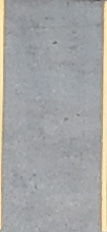
#> input picture target.JPG, 107 x 232 px, given in place of mask.png, which was not available
$ python vision.py   (older library calls are emulated)
#> lines starting #> are read from the running program, lines starting #| are printed output that depends on the picture; after the words box and inside, x2 and y2 are one past the last pixel; in counts of white or black regions, pixels touching at a corner belong together; pictures that were not available may be replaced by others from this repository, and a replacement may not be noted
### util.py
import pickle
from skimage.transform import resize
import numpy as np
import cv2

EMPTY = True
NOT_EMPTY = False

MODEL = pickle.load(open("model.pkl", "rb"))
#> (reads model.pkl from the repository)


def empty_or_not(spot_bgr):
    # Add input validation
    if spot_bgr is None or spot_bgr.size == 0:
        print("Error: Empty input image")
        return EMPTY

    # Print debug information
    print(f"Input image shape: {spot_bgr.shape}")

    # Ensure the input image has valid dimensions
    if len(spot_bgr.shape) != 3:
        print("Error: Input image must be 3-dimensional (height, width, channels)")
        return EMPTY

    try:
        # Make sure we resize to exactly the same dimensions as training
        img_resized = cv2.resize(spot_bgr, (15, 20))  # Using cv2.resize instead of skimage.transform.resize
        img_resized = img_resized / 255.0  # Normalize to match training data

        # Ensure we have 3 channels
        if len(img_resized.shape) == 2:
            img_resized = cv2.cvtColor(img_resized, cv2.COLOR_GRAY2BGR)

        flat_data = []
        flat_data.append(img_resized.flatten())
        flat_data = np.array(flat_data)

        print(f"Processed feature vector shape: {flat_data.shape}")

        y_output = MODEL.predict(flat_data)

        return EMPTY if y_output == 0 else NOT_EMPTY

    except Exception as e:
        print(f"Error processing image: {str(e)}")
        print(f"Spot BGR shape: {spot_bgr.shape}")
        return EMPTY


def get_parking_spots_bboxes(connected_components):
    (totalLabels, label_ids, values, centroid) = connected_components

    slots = []
    coef = 1
    for i in range(1, totalLabels):
        # Now extract the coordinate points
        x1 = int(values[i, cv2.CC_STAT_LEFT] * coef)
        y1 = int(values[i, cv2.CC_STAT_TOP] * coef)
        w = int(values[i, cv2.CC_STAT_WIDTH] * coef)
        h = int(values[i, cv2.CC_STAT_HEIGHT] * coef)

        # Add validation for negative values or zero dimensions
        if x1 < 0 or y1 < 0 or w <= 0 or h <= 0:
            print(f"Warning: Invalid bounding box detected: x1={x1}, y1={y1}, w={w}, h={h}")
            continue

        slots.append([x1, y1, w, h])

    return slots

### vision.py
import cv2
import numpy as np
from util import get_parking_spots_bboxes, empty_or_not


def calc_diff(im1, im2):
    if im1 is None or im2 is None or im1.size == 0 or im2.size == 0:
        return 0
    return np.abs(np.mean(im1) - np.mean(im2))


def validate_and_fix_spot(spot, frame_width, frame_height):
    x1, y1, w, h = spot

    # Ensure coordinates are within frame bounds
    x1 = max(0, min(x1, frame_width - 1))
    y1 = max(0, min(y1, frame_height - 1))

    # Adjust width and height to fit within frame
    w = min(w, frame_width - x1)
    h = min(h, frame_height - y1)

    return [x1, y1, w, h]


# Load video first to get dimensions
video_path = 'cropped.mp4'
cap = cv2.VideoCapture(video_path)
if not cap.isOpened():
    print("Error: Could not open video file")
    exit()

# Get frame dimensions
frame_width = int(cap.get(cv2.CAP_PROP_FRAME_WIDTH))
frame_height = int(cap.get(cv2.CAP_PROP_FRAME_HEIGHT))
print(f"Video frame dimensions: {frame_width}x{frame_height}")

# Load and resize mask to match video dimensions
mask = cv2.imread('mask.png', 0)
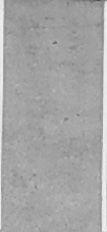
#> mask: shape (232, 107); min 81, max 240, mean 164.9
if mask is None:
    print("Error: Could not read mask file")
    exit()

print(f"Original mask dimensions: {mask.shape}")
#| Original mask dimensions: (232, 107)
mask = cv2.resize(mask, (frame_width, frame_height), interpolation=cv2.INTER_LINEAR)
print(f"Resized mask dimensions: {mask.shape}")
#| Resized mask dimensions: (232, 107)

# Threshold the resized mask to ensure binary values
_, mask = cv2.threshold(mask, 127, 255, cv2.THRESH_BINARY)
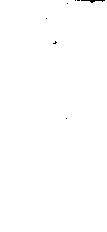
#> mask: shape (232, 107); 99.8% white; black in thin lines or dots, all inside (x1, y1, x2, y2) = (46, 0, 105, 119)

# Get connected components
connected_components = cv2.connectedComponentsWithStats(mask, 4, cv2.CV_32S)

# Get and validate parking spots
spots = get_parking_spots_bboxes(connected_components)
#> in get_parking_spots_bboxes, `(totalLabels, label_ids, values, centroid) = connected_components`: totalLabels = 2; values = [[46, 0, 59, 119, 45], [0, 0, 107, 232, 24779]]; centroid = [[84.02, 8.96], [52.94, 115.7]]
#> the loop in get_parking_spots_bboxes, `for i in range(1, totalLabels):` made 1 pass
#> (x1, y1, w, h) on pass 1: (0, 0, 107, 232)
#> after the loop in get_parking_spots_bboxes, `for i in range(1, totalLabels):`: slots = [[0, 0, 107, 232]]
#> spots = [[0, 0, 107, 232]]
if not spots:
    print("Error: No parking spots found in mask")
    exit()

# Validate and adjust all spots to fit within frame
spots = [validate_and_fix_spot(spot, frame_width, frame_height) for spot in spots]

# Filter out invalid spots (too small)
MIN_WIDTH = 20
MIN_HEIGHT = 20
spots = [spot for spot in spots if spot[2] >= MIN_WIDTH and spot[3] >= MIN_HEIGHT]

print(f"Found {len(spots)} valid parking spots")
#| Found 1 valid parking spots
for i, spot in enumerate(spots):
    print(f"Spot {i}: {spot}")
#> this loop made 1 pass
#| Spot 0: [0, 0, 107, 232]

spots_status = [None for _ in spots]
#> spots_status = 1 item
diffs = [None for _ in spots]
#> diffs = 1 item

previous_frame = None
frame_nmr = 0
ret = True
step = 30

while ret:
    ret, frame = cap.read()
#> frame is the input picture: shape (232, 107, 3); mean B, G, R 164.6, 165, 164.8
    if not ret:
        break

    if frame_nmr % step == 0 and previous_frame is not None:
        for spot_indx, spot in enumerate(spots):
            x1, y1, w, h = spot
            try:
                spot_crop = frame[y1:y1 + h, x1:x1 + w, :]
                prev_spot_crop = previous_frame[y1:y1 + h, x1:x1 + w, :]

                if spot_crop.size > 0 and prev_spot_crop.size > 0:
                    diffs[spot_indx] = calc_diff(spot_crop, prev_spot_crop)
            except Exception as e:
                print(f"Error processing spot {spot_indx}: {str(e)}")
                diffs[spot_indx] = 0

    if frame_nmr % step == 0:
        if previous_frame is None:
            arr_ = range(len(spots))
        else:
            valid_diffs = [d for d in diffs if d is not None and d > 0]
            if valid_diffs:
                max_diff = max(valid_diffs)
                arr_ = [j for j in range(len(spots)) if diffs[j] is not None and diffs[j] / max_diff > 0.4]
            else:
                arr_ = range(len(spots))

        for spot_indx in arr_:
            try:
                x1, y1, w, h = spots[spot_indx]
                spot_crop = frame[y1:y1 + h, x1:x1 + w, :]

                if spot_crop.size > 0:
                    spot_status = empty_or_not(spot_crop)
                    spots_status[spot_indx] = spot_status
            except Exception as e:
                print(f"Error classifying spot {spot_indx}: {str(e)}")
                continue
#> this loop made 1 pass
#> (x1, y1, w, h, y_output in empty_or_not, spot_status) on pass 1: (0, 0, 107, 232, [0], True)
#| Input image shape: (232, 107, 3)
#| Processed feature vector shape: (1, 900)
#> after the loop, spots_status = [True]

    if frame_nmr % step == 0:
        previous_frame = frame.copy()

    # Drawing
    for spot_indx, spot in enumerate(spots):
        spot_status = spots_status[spot_indx]
        if spot_status is not None:
            x1, y1, w, h = spots[spot_indx]
            color = (0, 255, 0) if spot_status else (0, 0, 255)
            frame = cv2.rectangle(frame, (x1, y1), (x1 + w, y1 + h), color, 2)
#> this loop made 1 pass
#> (spot_indx, spot_status, x1, y1, w, h, color) on pass 1: (0, True, 0, 0, 107, 232, (0, 255, 0))

    valid_spots = [s for s in spots_status if s is not None]
#> valid_spots = [True]
    if valid_spots:
        cv2.rectangle(frame, (80, 20), (550, 80), (0, 0, 0), -1)
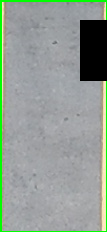
#> frame: shape (232, 107, 3); mean B, G, R 147.3, 156.3, 145.7
        cv2.putText(frame, 'Available spots: {} / {}'.format(str(sum(valid_spots)), str(len(valid_spots))),
                    (100, 60), cv2.FONT_HERSHEY_SIMPLEX, 1, (255, 255, 255), 2)
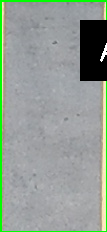
#> frame: shape (232, 107, 3); 0.22% of pixels changed, all inside (x1, y1, x2, y2) = (100, 43, 107, 62)

    cv2.namedWindow('frame', cv2.WINDOW_NORMAL)
    cv2.imshow('frame', frame)
    if cv2.waitKey(25) & 0xFF == ord('q'):
#> (key q is pressed here)
        break

    frame_nmr += 1

cap.release()
cv2.destroyAllWindows()
